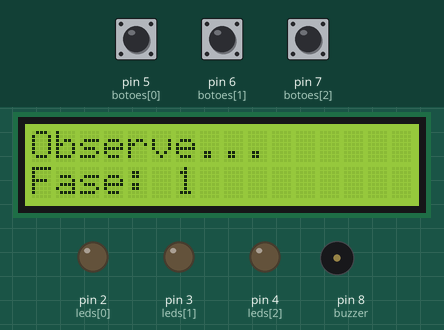
Simulated run of this sketch. Board: Arduino Uno, built with avr-gcc and run on an emulated ATmega328P. On the bench: 16×2 character LCD, output pins drawn as LEDs (lit = HIGH), buzzer (waves = sounding). The test bench sets the inputs (shaded band); at power-on: pin 5 (botoes[0]) HIGH, pin 6 (botoes[1]) HIGH, pin 7 (botoes[2]) HIGH. Random numbers use the default seed unless the sketch sets one.

Above: at 2.7 s.
2.8 s: pin 5 (botoes[0]) pulled LOW for 1 s
At 5.0 s:
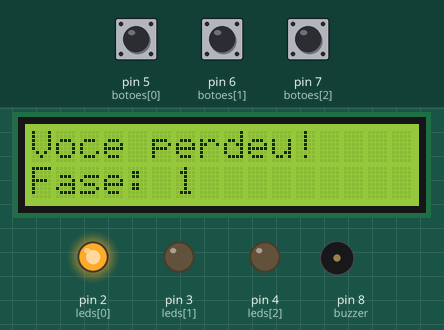
6.8 s: pin 6 (botoes[1]) pulled LOW for 3.2 s
At 9.9 s:
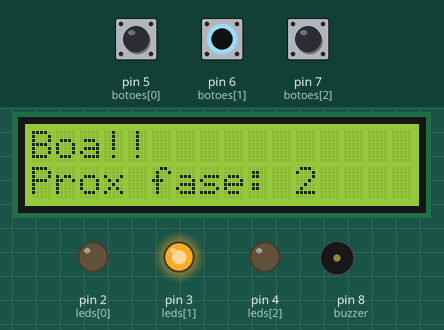
13.0 s: pin 7 (botoes[2]) pulled LOW for 1 s
At 17.6 s:
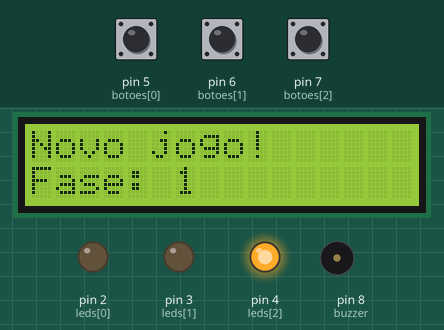
Timing chart, 0 to 22.1 s (numbered marks = the images above; inputs shaded):
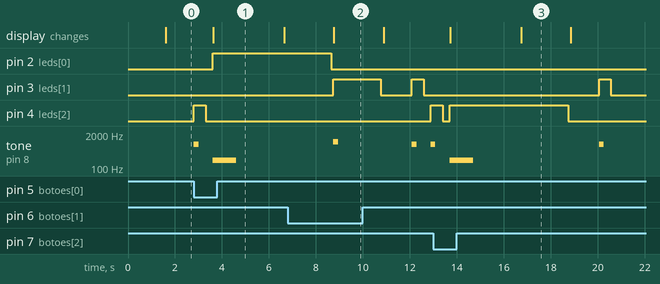

Measured:
- after the input at 2.8 s, pin 2 (leds[0]): LOW → HIGH after 0.81 s; the display: changes after 0.83 s (image 1)
- after the input at 6.8 s, pin 4 (leds[2]): LOW → HIGH after 6.1 s
- after the input at 13.0 s, pin 3 (leds[1]): LOW → HIGH after 7.1 s, → LOW 0.50 s later; the display: first changes after 0.71 s (image 3 shows a later state)
- by itself, tone on pin 8 (buzzer): plays 200 Hz for 1.0 s, 800 Hz for 0.20 s

The sketch:

C_digo.ino
```cpp
#include <Wire.h>
#include <LiquidCrystal_I2C.h>

//Configurando o display LCD
LiquidCrystal_I2C lcd(0x27, 16, 2);

//Definindo pinos
const int leds[] = {2, 3, 4};
const int botoes[] = {5, 6, 7};
const int buzzer = 8;

//Definindo constantes do jogo
const int MAX_FASES = 10;
int sequencia[MAX_FASES];

//Variaveis do jogo
int tamanhoSequencia = 0;
int indiceJogador = 0;
bool jogando = false;

//Protótipos das funções
void iniciarJogo();
void mostrarInicioFase();
void mostrarSequencia();
void verificarJogada(int botaoPressionado);


void setup() {
  Serial.begin(9600);
  // Inicializa o gerador de números aleatórios
  randomSeed(analogRead(A0));

  // Inicializa o display LCD
  lcd.init();
  lcd.backlight();

  // Configura os pinos
  pinMode(buzzer, OUTPUT);
  for (int i = 0; i < 3; i++) {
    pinMode(leds[i], OUTPUT);
    pinMode(botoes[i], INPUT_PULLUP);
    digitalWrite(leds[i], LOW);
  }
  // Inicia o jogo com a função
  iniciarJogo();
}

void loop() {
  // Se não estiver jogando, mostra a sequência de inicio e começa o jogo
  if (!jogando) {
    mostrarInicioFase();
    mostrarSequencia();
    jogando = true;
    indiceJogador = 0;
  }
  // Verifica se algum botão foi pressionado
  for (int i = 0; i < 3; i++) {
    if (digitalRead(botoes[i]) == LOW) {
      digitalWrite(leds[i], HIGH);
      verificarJogada(i);
      delay(500);
      digitalWrite(leds[i], LOW);
      delay(100);
    }
  }
}

void iniciarJogo() {
  // Inicializa o jogo na 1 fase
  tamanhoSequencia = 1;
  sequencia[0] = random(0, 3);
  jogando = false;

  lcd.clear();
  lcd.setCursor(0, 0);
  lcd.print("Novo jogo!");
  lcd.setCursor(0, 1);
  lcd.print("Fase: 1");
  delay(1500);
}

void mostrarInicioFase() {
  // Mostra a fase atual no LCD
  lcd.clear();
  lcd.setCursor(0, 0);
  lcd.print("Observe...");
  lcd.setCursor(0, 1);
  lcd.print("Fase: ");
  lcd.print(tamanhoSequencia);
  delay(1200);
}

void mostrarSequencia() {
  // Mostra a sequência de LEDs e sons
  for (int i = 0; i < tamanhoSequencia; i++) {
    digitalWrite(leds[sequencia[i]], HIGH);
    tone(buzzer, 800, 200);
    delay(500);
    digitalWrite(leds[sequencia[i]], LOW);
    delay(300);
  }
}

void verificarJogada(int botaoPressionado) {
  // Verifica se o botão pressionado está correto na sequência
  if (botaoPressionado == sequencia[indiceJogador]) {
    tone(buzzer, 1000, 200);
    indiceJogador++;
    // Se o jogador completou a sequência corretamente
    if (indiceJogador == tamanhoSequencia) {
      // Verifica se o jogador venceu o jogo
      if (tamanhoSequencia == MAX_FASES) {
        lcd.clear();
        lcd.setCursor(0, 0);
        lcd.print("VOCE VENCEU!");
        tone(buzzer, 1500, 200); delay(200);
        tone(buzzer, 2000, 400); delay(400);
        delay(3000);
        iniciarJogo();
        return;
      }
      // Prepara a próxima fase
      lcd.clear();
      lcd.setCursor(0, 0);
      lcd.print("Boa!!");
      lcd.setCursor(0, 1);
      lcd.print("Prox fase: ");
      lcd.print(tamanhoSequencia + 1);
      delay(1500);

      tamanhoSequencia++;
      sequencia[tamanhoSequencia - 1] = random(0, 3);
      jogando = false;
    }
  } else {
    // Jogador errou a sequência
    tone(buzzer, 200, 1000);

    lcd.clear();
    lcd.setCursor(0, 0);
    lcd.print("Voce perdeu!");
    lcd.setCursor(0, 1);
    lcd.print("Fase: ");
    lcd.print(tamanhoSequencia);
    delay(3000);

    iniciarJogo();
  }
}
```
